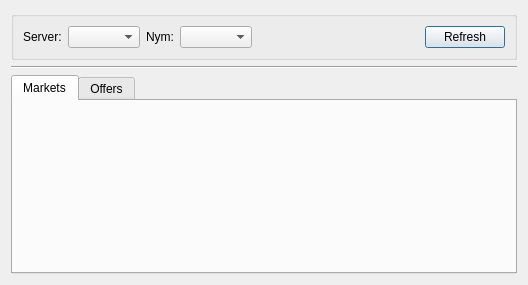
<?xml version="1.0" encoding="UTF-8"?>
<ui version="4.0">
 <class>DlgMarkets</class>
 <widget class="QDialog" name="DlgMarkets">
  <property name="geometry">
   <rect>
    <x>0</x>
    <y>0</y>
    <width>528</width>
    <height>285</height>
   </rect>
  </property>
  <property name="windowTitle">
   <string>Dialog</string>
  </property>
  <layout class="QVBoxLayout" name="verticalLayout">
   <item>
    <widget class="QGroupBox" name="groupBox">
     <property name="title">
      <string/>
     </property>
     <layout class="QHBoxLayout" name="horizontalLayout_3">
      <item>
       <layout class="QHBoxLayout" name="horizontalLayout">
        <item>
         <widget class="QLabel" name="label">
          <property name="text">
           <string>Server:</string>
          </property>
         </widget>
        </item>
        <item>
         <widget class="QComboBox" name="comboBoxServer"/>
        </item>
       </layout>
      </item>
      <item>
       <layout class="QHBoxLayout" name="horizontalLayout_2">
        <item>
         <widget class="QLabel" name="label_2">
          <property name="text">
           <string>Nym:</string>
          </property>
         </widget>
        </item>
        <item>
         <widget class="QComboBox" name="comboBoxNym"/>
        </item>
       </layout>
      </item>
      <item>
       <spacer name="horizontalSpacer_2">
        <property name="orientation">
         <enum>Qt::Horizontal</enum>
        </property>
        <property name="sizeHint" stdset="0">
         <size>
          <width>49</width>
          <height>20</height>
         </size>
        </property>
       </spacer>
      </item>
      <item>
       <widget class="QPushButton" name="pushButtonRefresh">
        <property name="text">
         <string>Refresh</string>
        </property>
       </widget>
      </item>
     </layout>
    </widget>
   </item>
   <item>
    <widget class="Line" name="line">
     <property name="orientation">
      <enum>Qt::Horizontal</enum>
     </property>
    </widget>
   </item>
   <item>
    <widget class="QTabWidget" name="tabWidget">
     <property name="currentIndex">
      <number>0</number>
     </property>
     <widget class="QWidget" name="tabMarkets">
      <attribute name="title">
       <string>Markets</string>
      </attribute>
      <zorder>comboBoxNym</zorder>
     </widget>
     <widget class="QWidget" name="tabOffers">
      <attribute name="title">
       <string>Offers</string>
      </attribute>
     </widget>
    </widget>
   </item>
  </layout>
 </widget>
 <resources/>
 <connections/>
</ui>
